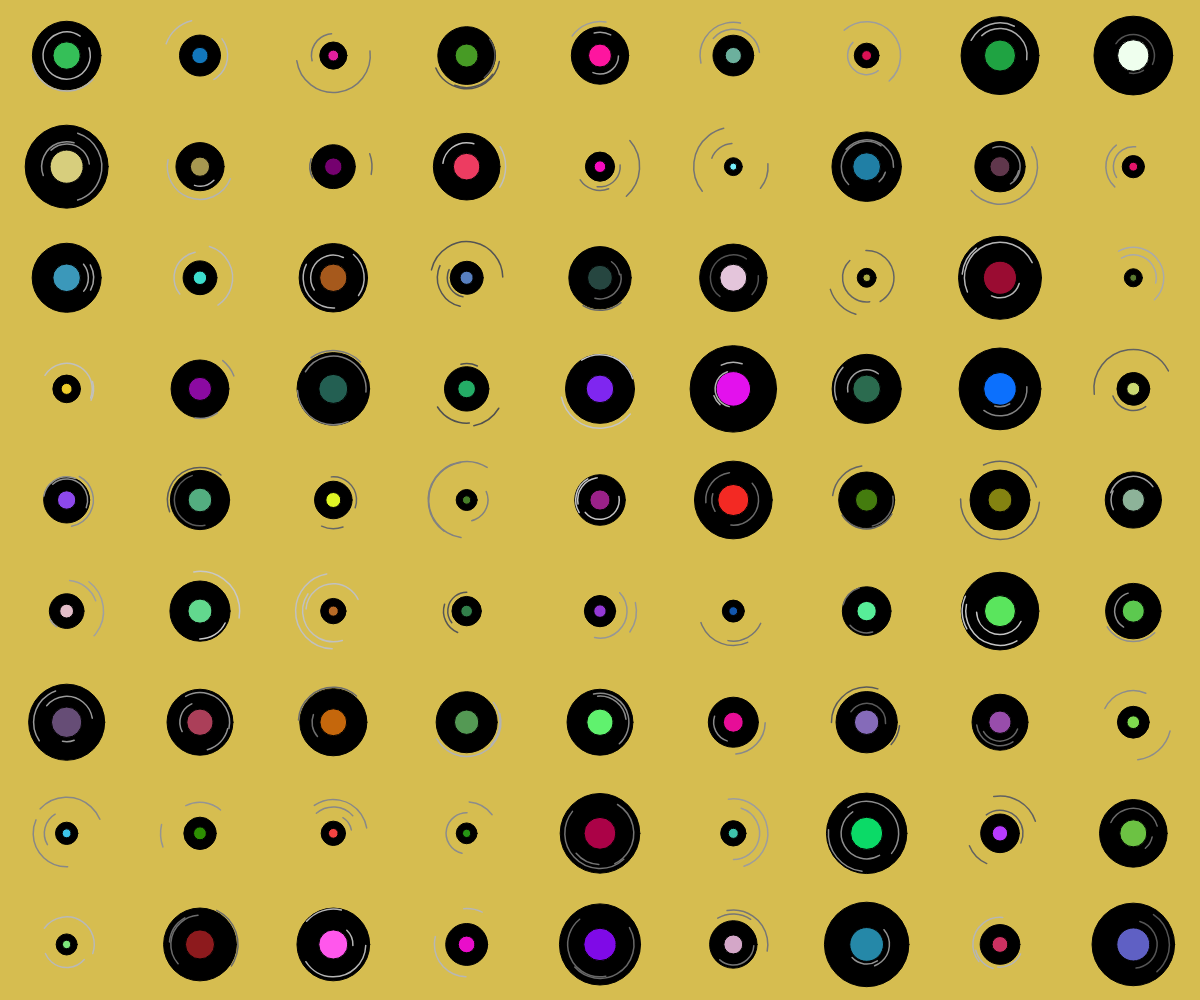
Frame 1 (no input)
Frame 60 (no input): identical to frame 1, image omitted
Frame 120 (the mouse pressed at the canvas centre since frame 60): identical to frame 1, image omitted

The p5.js sketch that drew this single still picture (run headless with seeded random() and noise() and a simulated clock; from frame 60 on, the mouse is pressed at the canvas centre):

// p5.js sketch
// ── sketch.js
function setup() { //eseguito una sola volta
  createCanvas(windowWidth, windowHeight);
  background("#D6BD50");
  //disegno glifi
  let numeroGlifi =81; //round arrotonda, ceil arrotonda per eccesso
//griglia
let numeroColonne = ceil(sqrt(numeroGlifi)); //sqrt radice quadrata
let numeroRighe = ceil(sqrt(numeroGlifi));
let dimColonna = windowWidth / numeroColonne;
let dimRiga = windowHeight / numeroRighe;

let xCorrente = 0;
let yCorrente = 0;

  for(let g=0; g<numeroGlifi; g++){

    mioGlifo(xCorrente + dimColonna/2, yCorrente + dimRiga/2, dimRiga*0.8);
    xCorrente = xCorrente + dimColonna;

    if(xCorrente >= windowWidth){//se supera il bordo, la windowwidth
    xCorrente = 0;
    yCorrente = yCorrente + dimRiga;
    }

  }

 // mioGlifo(200, 300, 50); lo mettto nel for
  //mioGlifo(300, 100, 150);
}

function draw() {
//draw viene eseguito 60 volte al secondo
}

function mioGlifo(_x, _y, _size){
push(); //Proteggono il glifo intero: il suo sistema di coordinate viene spostato al punto _x, _y e poi ripristinato.


translate(_x, _y); //sposto verso il centro
const miaScala = random(0.2, 1); //scala casuale
const miaDimensione = _size * miaScala;

fill(0);
circle(0, 0, miaDimensione); //disegno il cerchio principale, cerchio esterno, con dimensione casuale


//cerchio interno, sempre centrato
fill(random(255), random(255), random(255));
circle(0, 0, miaDimensione* 0.4);

//solchi casuali sul cerchio esterno
let grigio = random(80, 200);

stroke(grigio);
strokeWeight(1.5);
noFill();

let numeroArchi = random([2, 3]);

for(let i= 0; i < numeroArchi; i++){
  let inizio = random(360);
  let fine = inizio + random(30, 180);
  let diametro = random(_size * 0.4, _size * 0.90);

  arc(0, 0, diametro, diametro, inizio, fine);
}






for(let i=0; i < 4; i++){//esegue la funzione 4 volte
  //secondo pallino, lo metto in un ciclo per avere piu cerchi e non scrivere il cerchio mille volte
push(); //Prima di disegnare ogni pallino, salva nuovamente la posizione. Quando ruoti e sposti il disegno, le modifiche valgono solo per quel pallino.
  angleMode(DEGREES);
const miaRotazione = random(360); //rotazione casuale
const mioRaggio = random(_size/10); //raggio casuale



rotate(miaRotazione);
translate(_size/2, 0);
scale(miaScala);



pop();
}

pop();

}
